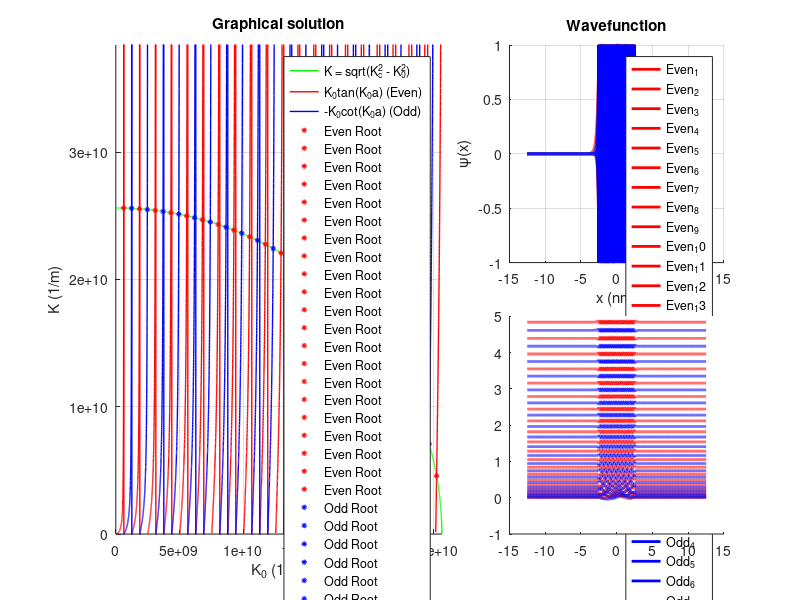

Source code (MATLAB): (Note: this script raises an error after producing the figure.)
clear;
close all;
clc;

%% 1. 문제를 풀기 위한 파라미터 설정

% 각종 Constants
hbar = 1.0545718e-34; % [J*s]
m0 = 9.11e-31; % [kg]
eV = 1.60217662e-19; % 1 eV = 1.602e-19 J

% Well width (2a 를 width으로 사용)
a = 2.5e-9; % 50/2 [A] = 2.5e-9 [m]

% 문제의 Parameter을 입력받는다
V0 = input("Energy Differance: ");
V0 = V0 * eV; % Energy Differance [J]

m = input("Effective Mass: ");
m = m * m0; % Effective Mass [kg]

% 임계 상수 Kc: k0^2 + K^2 = 2mV0/hbar^2 = Kc^2
Kc = sqrt(2 * m * V0) / hbar; % [1/m]

%% 2. K0 범위 설정
% K0이 근을 가질 수 있는 범위는 (0 < K0 < Kc)
K0 = linspace(0, Kc, 10000); % 10000 단계로 세분화하였음

% (1) k0^2 + K^2 = Kc^2 를 K로 정리
K = sqrt(Kc ^ 2 - K0 .^ 2); % K0를 기준으로 근을 찾기 위함
% (2) Even-Equation: K = K0 tan(K0 a)
even_func = K0 .* tan(K0 * a);
% (3) Odd-Equation: K = - K0 cot(K0 a)
odd_func =- K0 .* (cos(K0 * a) ./ sin(K0 * a)); % cot(x) = cos(x)/sin(x)

%% 3. 발산점 데이터 제거
% NaN 처리를 통해 발산점의 데이터를 제거한다.
% K0 * a 값이 π/2, 3π/2, 5π/2, ... 인 지점
K0a = K0 * a;
divPoint = (1:ceil(max(K0a) / pi * 2)) * pi / 2; % [π/2, π, 3π/2, ...]

% 제거할 범위 (폭)
tolx = 1e-3; % 0.0001

% [π/2, π, 3π/2, ...]근방을 NaN 처리한다.
% 해당 데이터를 제거하면서 근이 존재하지 않도록 해준다.
for i = 1:length(divPoint)
    tmp_angle = divPoint(i);
    index = abs(K0a - tmp_angle) < tolx;
    even_func(index) = NaN;
    odd_func(index) = NaN;
end

%% 4. 그래프를 그린다.
figure;
subplot(4, 5, [1, 18]);
hold on;
plot(K0, K, 'g-', 'LineWidth', 1, 'DisplayName', 'K = sqrt(K_c^2 - K_0^2)');
plot(K0, even_func, 'r-', 'LineWidth', 1, 'DisplayName', 'K_0tan(K_0a) (Even)');
plot(K0, odd_func, 'b-', 'LineWidth', 1, 'DisplayName', '-K_0cot(K_0a) (Odd)');

xlabel('K_0 (1/m)');
ylabel('K (1/m)');
title('Graphical solution');

legend('Location', 'best');

grid on;
axis([0 Kc 0 1.5 * max(K)]);
axis equal;

%% 5. Numerical Solution을 찾는다.
% Even_equation: f_even(K0) = sqrt(Kc^2 - K0^2) - K0 tan(K0 a) = 0
% Odd_equation: f_odd(K0) = sqrt(Kc^2 - K0^2) + K0 cot(K0 a) = 0
f_even = @(k) sqrt(Kc ^ 2 - k .^ 2) - k .* tan(k * a);
f_odd = @(k) sqrt(Kc ^ 2 - k .^ 2) + k .* (cos(k * a) ./ sin(k * a));

% 발산점에서는 근을 가지지 않으므로 이를 제거한다
% 발산점 목록 생성
n_max = ceil(Kc * 2 * a / pi); % π/2a 의 최대 정수배까지
singular_points = (pi / (2 * a)) * (1:n_max); % 발산점 위치들

even_roots = [];
odd_roots = [];

for i = 1:length(K0) - 1
    K0_left = K0(i);
    K0_right = K0(i + 1);
    % 근을 찾는 구간

    % 현재 구간이 발산점을 포함하는지 검사
    if (any(abs(singular_points - K0_left) < abs(K0_right - K0_left)) || any(abs(singular_points - K0_right) < abs(K0_right - K0_left)))
        continue; % 발산점 포함 구간이면 넘어간다
    end

    % Even
    y1 = f_even(K0_left);
    y2 = f_even(K0_right);

    if (y1 * y2 < 0) && ~isnan(y1) && ~isnan(y2)
        root_even = fzero(f_even, [K0_left, K0_right]);
        even_roots = [even_roots, root_even]; % 근 리스트에 추가한다
    end

    % Odd
    y1o = f_odd(K0_left);
    y2o = f_odd(K0_right);

    if (y1o * y2o < 0) && ~isnan(y1o) && ~isnan(y2o)
        root_odd = fzero(f_odd, [K0_left, K0_right]);
        odd_roots = [odd_roots, root_odd]; % 근 리스트에 추가한다
    end

end

E_even_J = (hbar ^ 2 ./ (2 * m)) .* (even_roots .^ 2); % [J]
E_odd_J = (hbar ^ 2 ./ (2 * m)) .* (odd_roots .^ 2); % [J]
E_even_eV = E_even_J / eV; % [J -> eV]
E_odd_eV = E_odd_J / eV; % [J -> eV]

fprintf('\n');
fprintf('Even state K0 (1/m) Solution: %E\n', even_roots);
fprintf('Even state Energy (eV): %f\n', E_even_eV);

fprintf('\nOdd state K0 (1/m) Solution: %E\n', odd_roots);
fprintf('Odd state Energy (eV): %f\n', E_odd_eV);

% 근을 그래프에 추가한다
hold on;
% Even
for i = 1:length(even_roots)
    K0_val = even_roots(i);
    K_val = sqrt(Kc ^ 2 - K0_val ^ 2);
    plot(K0_val, K_val, 'ro', 'MarkerSize', 2, 'LineWidth', 2, 'DisplayName', 'Even Root');
end

% Odd
for i = 1:length(odd_roots)
    K0_val = odd_roots(i);
    K_val = sqrt(Kc ^ 2 - K0_val ^ 2);
    plot(K0_val, K_val, 'bo', 'MarkerSize', 2, 'LineWidth', 2, 'DisplayName', 'Odd Root');
end

%% 6. 파동 함수 그래프 출력
x = linspace(-5 * a, 5 * a, 10000); % 여유있게 범위를 정함

subplot(4, 5, [4, 10]);
hold on;

% Even
for i = 1:length(even_roots) % 모든 근의 그래프를 출력한다
    K0_val = even_roots(i);
    K = sqrt(Kc ^ 2 - K0_val ^ 2);

    psi = zeros(size(x));

    for j = 1:length(x)

        if abs(x(j)) <= a % (x<-a), (-a<x<z), (a<x)로 세 부분으로 나눠진다
            psi(j) = cos(K0_val * x(j));
        else
            psi(j) = cos(K0_val * a) * exp(-K * (abs(x(j)) - a));
        end

    end

    psi = psi / max(abs(psi)); % 최댓값을 1로 보기편하게 정규화함
    % 원래는 적분 후 정규화 해야하지만 어떻게 하는지 찾지 못하여 1로 하는 방법을 사용하였음
    plot(x * 1e9, psi, 'r-', 'LineWidth', 2, 'DisplayName', sprintf('Even_%d', i));
end

% Odd
for i = 1:length(odd_roots) % 모든 근의 그래프를 출력한다
    K0_val = odd_roots(i);
    K = sqrt(Kc ^ 2 - K0_val ^ 2);

    psi = zeros(size(x));

    for j = 1:length(x)

        if abs(x(j)) <= a % (x<-a), (-a<x<z), (a<x)로 세 부분으로 나눠진다
            psi(j) = sin(K0_val * x(j));
        else
            psi(j) = sign(x(j)) * sin(K0_val * a) * exp(-K * (abs(x(j)) - a));
        end

    end

    psi = psi / max(abs(psi)); % 최댓값을 1로 보기편하게 정규화함
    % 원래는 적분 후 정규화 해야하지만 어떻게 하는지 찾지 못하여 1로 하는 방법을 사용하였음
    plot(x * 1e9, psi, 'b-', 'LineWidth', 2, 'DisplayName', sprintf('Odd_%d', i));
end

xlabel('x (nm)');
ylabel('\psi(x)');
title('Wavefunction');
legend('Location', 'best');
grid on;

%% 7. 파동 함수 + 에너지 + 전위 V(x) 함께 플로팅
x = linspace(-5 * a, 5 * a, 10000); % 여유있게 범위를 정함

subplot(4, 5, [14, 20]);
hold on;

% Even
for i = 1:length(even_roots)
    K0_val = even_roots(i);
    E_val = E_even_eV(i); % 에너지 레벨 [eV]
    K = sqrt(Kc ^ 2 - K0_val ^ 2);

    psi = zeros(size(x));

    for j = 1:length(x)

        if abs(x(j)) <= a
            psi(j) = cos(K0_val * x(j));
        else
            psi(j) = cos(K0_val * a) * exp(-K * (abs(x(j)) - a));
        end

    end

    psi = psi / max(abs(psi)); % 최댓값을 1로 보기편하게 정규화함
    % 원래는 적분 후 정규화 해야하지만 어떻게 하는지 찾지 못하여 1로 하는 방법을 사용하였음
    psi = psi * 0.05 + E_val; % 에너지 위치에 맞춰 위로 이동

    plot(x * 1e9, psi, 'r-.', 'LineWidth', 2, 'DisplayName', sprintf('Even_%d', i));
end

% Odd
for i = 1:length(odd_roots)
    K0_val = odd_roots(i);
    E_val = E_odd_eV(i); % 에너지 레벨 [eV]
    K = sqrt(Kc ^ 2 - K0_val ^ 2);

    psi = zeros(size(x));

    for j = 1:length(x)

        if abs(x(j)) <= a
            psi(j) = sin(K0_val * x(j));
        else
            psi(j) = sign(x(j)) * sin(K0_val * a) * exp(-K * (abs(x(j)) - a));
        end

    end

    psi = psi / max(abs(psi)); % 최댓값을 1로 보기편하게 정규화함
    % 원래는 적분 후 정규화 해야하지만 어떻게 하는지 찾지 못하여 1로 하는 방법을 사용하였음
    psi = psi * 0.05 + E_val; % 에너지 레벨맡큼 위로 이동시킨다
    plot(x * 1e9, psi, 'b-.', 'LineWidth', 2, 'DisplayName', sprintf('Odd_%d', i));
end

% Energy Level 표시
for i = 1:length(E_even_eV)
    yline(E_even_eV(i), 'r:', 'LineWidth', 1.5, 'DisplayName', sprintf('E_{even %d}', i));
end

for i = 1:length(E_odd_eV)
    yline(E_odd_eV(i), 'b:', 'LineWidth', 1.5, 'DisplayName', sprintf('E_{odd %d}', i));
end

xlabel('x (nm)');
ylabel('Energy and \psi(x) [eV]');
title('Energy Level and Wavefunction');
grid on;

% 전위 V(x)
V_x = zeros(size(x)); % 0으로 초기화한다

for j = 1:length(x)

    if abs(x(j)) > a % (-a<x<a) 가 아닌 부분은 V0로 전위를 변경
        V_x(j) = V0 / eV;
    end

end

% 전위를 표시한다
plot(x * 1e9, V_x, 'k-', 'LineWidth', 2, 'DisplayName', 'V(x)');

legend('Location', 'eastoutside');
ylim([-0.05, V0 / eV * 1.2]);
